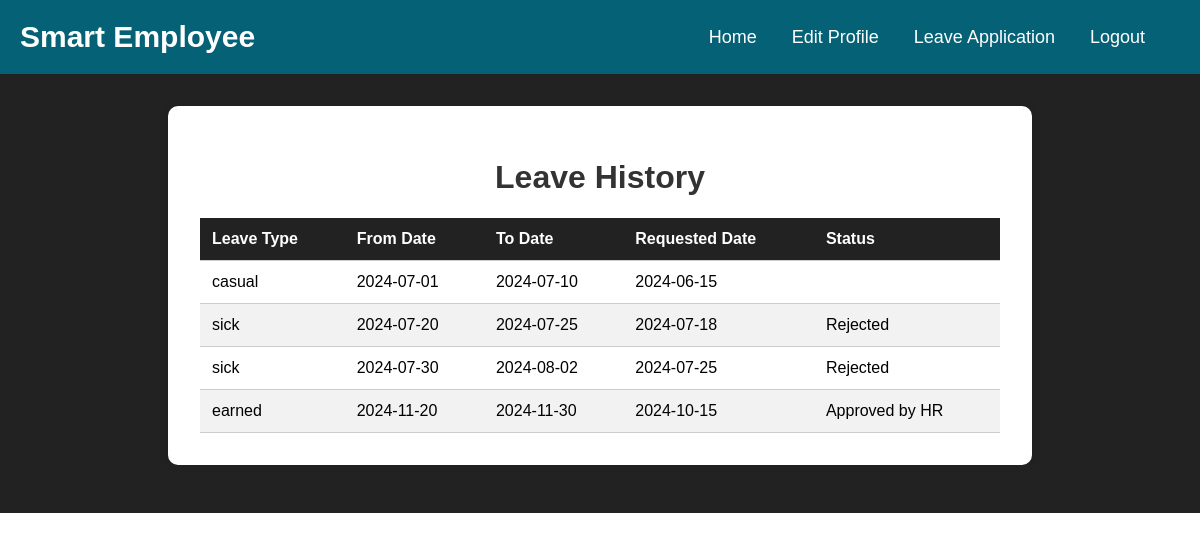
Page /Leave_History.php on the earlier database version.
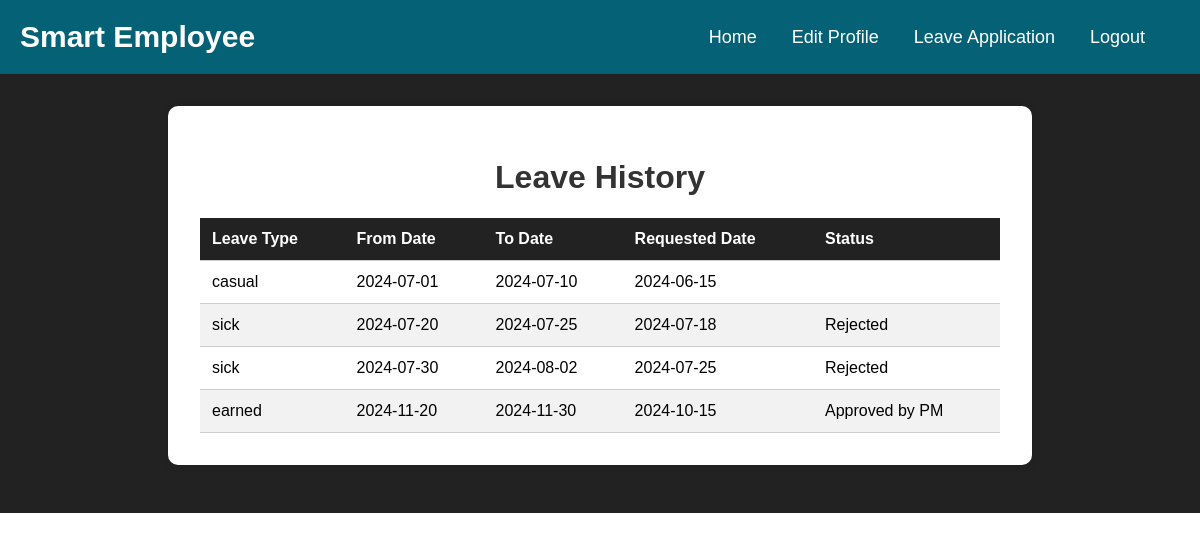
Same page on the later database version.
### tables this page shows
CREATE TABLE `leaverequests` (
  `leave_id` int(11) NOT NULL,
  `user_id` int(11) NOT NULL,
  `LeaveType` enum('casual','sick','earned') NOT NULL,
  `start_date` date NOT NULL,
  `end_date` date NOT NULL,
  `reason` text NOT NULL,
  `status` enum('Pending','Approved by PM','Approved by HR','Rejected') NOT NULL DEFAULT 'Pending',
  `requested_on` date NOT NULL,
  `description` text DEFAULT NULL,
  `approved_by` int(11) DEFAULT NULL,
  `approval_date` date DEFAULT NULL
);

### Leave_History.php (the view, shortened to what this page needs)
<?php
$servername = "localhost";
$username = "root";
$password = "";
$dbname = "sems";
$conn = new mysqli($servername, $username, $password, $dbname);
$sql = "SELECT LeaveType, start_date, end_date, requested_on, status FROM leaverequests WHERE user_id = 1";
$result = $conn->query($sql);
?>
<!DOCTYPE html>
<html lang="en">
<head>
    <link rel="stylesheet" href="assets/css/style.css">
</head>
<body>
<header>
  <nav class="navigation">
    <a class="navigation-logo" href="#">Smart Employee</a>
    <div>
      <div class="navigation-cont">
        <a class="navigation-link" href="employee-dashboard.php">Home</a>
        <a class="navigation-link" href="userProfile.php">Edit Profile</a>
        <a class="navigation-link" href="Leave_Application.php">Leave Application</a>
        <a class="navigation-link" href="logout.php">Logout</a>
      </div>
    </div>
  </nav>
</header>
<main class="leavebody">
    <div class="leavecontainer leave-history-container">
        <h1>Leave History</h1>
        <table>
            <thead>
                <tr>
                    <th>Leave Type</th>
                    <th>From Date</th>
                    <th>To Date</th>
                    <th>Requested Date</th>
                    <th>Status</th>
                </tr>
            </thead>
            <tbody>
                <?php
                if ($result->num_rows > 0) {
                    while($row = $result->fetch_assoc()) {
                        echo "<tr>";
                        echo "<td>" . $row["LeaveType"] . "</td>";
                        echo "<td>" . $row["start_date"] . "</td>";
                        echo "<td>" . $row["end_date"] . "</td>";
                        echo "<td>" . $row["requested_on"] . "</td>";
                        echo "<td>" . $row["status"] . "</td>";
                        echo "</tr>";
                    }
                } else {
                    echo "<tr><td colspan='6'>No leave history found</td></tr>";
                }
                ?>
            </tbody>
        </table>
    </div>
</main>
</body>
</html>

Differences in the rows shown:
changed leaverequests "earned": status "Approved by HR" → "Approved by PM"
